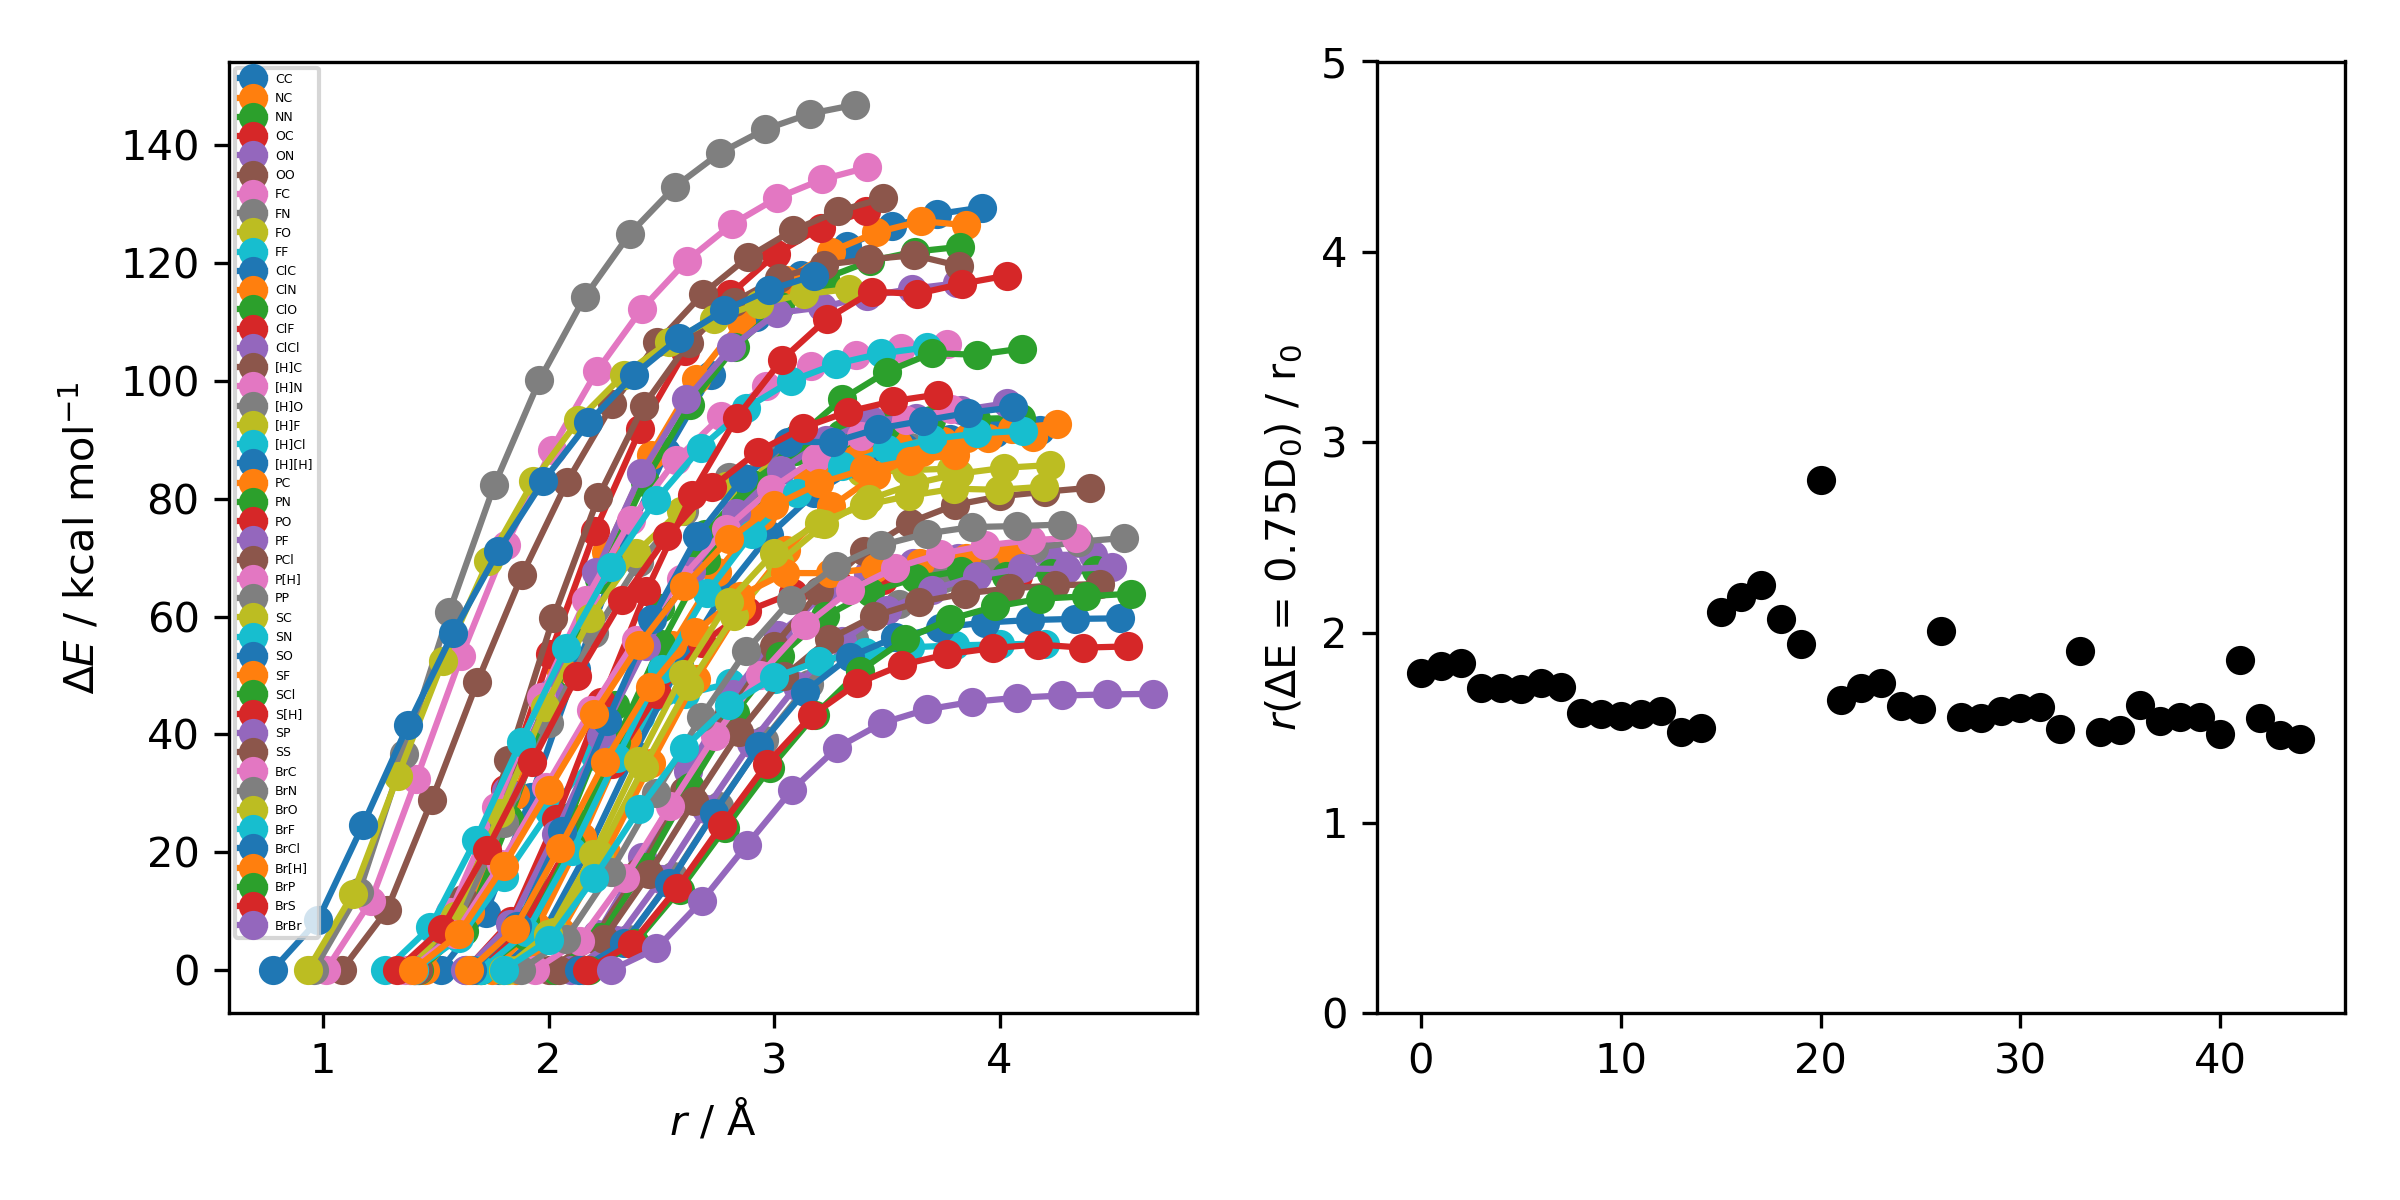

This figure's Python source:
import autode as ade
import matplotlib.pyplot as plt
import numpy as np
ade.Config.n_cores = 2
xtb = ade.methods.XTB()


def bde_curve(smiles):
    """Bond dissociation curve for a molecule given a SMILES string"""

    mol = ade.Molecule(smiles=smiles)
    mol.optimise(method=ade.methods.XTB())

    energies = [mol.energy]
    rs = [mol.distance(0, 1)]

    for i in range(12):
        r = rs[-1] + 0.2
        calc = ade.Calculation(name=f'{smiles}_step{i}',
                               molecule=mol,
                               method=xtb,
                               keywords=xtb.keywords.opt,
                               distance_constraints={(0, 1): r})
        try:
            mol.optimise(calc=calc)
        except:  # optimising long bond lengths can break!
            pass

        # Only admit sensible energies into the set
        if mol.energy is None or mol.energy > 0.3 + energies[0]:
            continue

        energies.append(mol.energy)
        rs.append(r)

    rel_energies = 627.5 * (np.array(energies) - min(energies))  # kcal mol-1
    return rs, rel_energies


if __name__ == '__main__':

    fig, (ax1, ax2) = plt.subplots(ncols=2, figsize=(8, 4))

    l_elements = ['C', 'N', 'O', 'F', 'Cl', '[H]', 'P', 'S', 'Br']
    r_elements = ['C', 'N', 'O', 'F', 'Cl', '[H]', 'P', 'S', 'Br']

    # Factors by which the initial bond length is multiplied when ∆E = 0.9D_0
    bde_multipliers = []

    for i, ele_l in enumerate(l_elements):
        for j, ele_r in enumerate(r_elements):
            if i < j:
                continue

            dists, rel_es = bde_curve(smiles=f'{ele_l}{ele_r}')
            ax1.plot(dists, rel_es, marker='o', label=f'{ele_l}{ele_r}')

            dist_90p_idx = int(np.argmin(np.abs(rel_es - 0.75*rel_es[-1])))
            bde_multiplier = dists[dist_90p_idx] / dists[0]
            bde_multipliers.append(bde_multiplier)

    ax2.scatter(np.arange(len(bde_multipliers)), bde_multipliers, c='k')
    ax2.set_ylabel('$r$(∆E = 0.75D$_0$) / r$_0$')
    ax2.set_ylim(0, 5)

    ax1.set_xlabel('$r$ / Å')
    ax1.set_ylabel('∆$E$ / kcal mol$^{-1}$')
    ax1.legend(prop={'size': 3})

    plt.tight_layout()
    plt.savefig('X-Y_bde.png', dpi=300)
